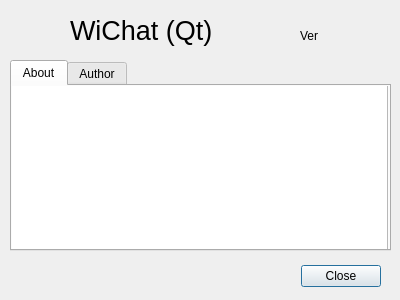
<?xml version="1.0" encoding="UTF-8"?>
<ui version="4.0">
 <class>AboutWindow</class>
 <widget class="QDialog" name="AboutWindow">
  <property name="geometry">
   <rect>
    <x>0</x>
    <y>0</y>
    <width>400</width>
    <height>300</height>
   </rect>
  </property>
  <property name="windowTitle">
   <string>About Wichat</string>
  </property>
  <widget class="QDialogButtonBox" name="buttonBox">
   <property name="geometry">
    <rect>
     <x>20</x>
     <y>260</y>
     <width>361</width>
     <height>32</height>
    </rect>
   </property>
   <property name="orientation">
    <enum>Qt::Horizontal</enum>
   </property>
   <property name="standardButtons">
    <set>QDialogButtonBox::Close</set>
   </property>
  </widget>
  <widget class="QLabel" name="labelIcon">
   <property name="geometry">
    <rect>
     <x>10</x>
     <y>10</y>
     <width>50</width>
     <height>50</height>
    </rect>
   </property>
   <property name="pixmap">
    <pixmap resource="icon.qrc">:/Icons/Wichat.png</pixmap>
   </property>
   <property name="scaledContents">
    <bool>true</bool>
   </property>
  </widget>
  <widget class="QLabel" name="labelTitle">
   <property name="geometry">
    <rect>
     <x>70</x>
     <y>10</y>
     <width>231</width>
     <height>41</height>
    </rect>
   </property>
   <property name="text">
    <string>&lt;html&gt;&lt;head/&gt;&lt;body&gt;&lt;p&gt;&lt;span style=&quot; font-size:20pt;&quot;&gt;WiChat (Qt)&lt;/span&gt;&lt;/p&gt;&lt;/body&gt;&lt;/html&gt;</string>
   </property>
  </widget>
  <widget class="QTabWidget" name="tabWidget">
   <property name="geometry">
    <rect>
     <x>10</x>
     <y>60</y>
     <width>381</width>
     <height>191</height>
    </rect>
   </property>
   <property name="currentIndex">
    <number>0</number>
   </property>
   <widget class="QWidget" name="tab">
    <attribute name="title">
     <string>About</string>
    </attribute>
    <widget class="QTextBrowser" name="textAbout">
     <property name="geometry">
      <rect>
       <x>-5</x>
       <y>-5</y>
       <width>381</width>
       <height>171</height>
      </rect>
     </property>
    </widget>
   </widget>
   <widget class="QWidget" name="tab_2">
    <attribute name="title">
     <string>Author</string>
    </attribute>
    <widget class="QLabel" name="labelContact">
     <property name="geometry">
      <rect>
       <x>10</x>
       <y>0</y>
       <width>351</width>
       <height>161</height>
      </rect>
     </property>
     <property name="text">
      <string>Info...</string>
     </property>
     <property name="textFormat">
      <enum>Qt::RichText</enum>
     </property>
     <property name="wordWrap">
      <bool>true</bool>
     </property>
     <property name="openExternalLinks">
      <bool>true</bool>
     </property>
     <property name="textInteractionFlags">
      <set>Qt::LinksAccessibleByKeyboard|Qt::LinksAccessibleByMouse|Qt::TextBrowserInteraction|Qt::TextSelectableByKeyboard|Qt::TextSelectableByMouse</set>
     </property>
    </widget>
   </widget>
  </widget>
  <widget class="QLabel" name="labelVersion">
   <property name="geometry">
    <rect>
     <x>300</x>
     <y>20</y>
     <width>91</width>
     <height>31</height>
    </rect>
   </property>
   <property name="text">
    <string>Ver</string>
   </property>
  </widget>
 </widget>
 <resources>
  <include location="icon.qrc"/>
 </resources>
 <connections>
  <connection>
   <sender>buttonBox</sender>
   <signal>accepted()</signal>
   <receiver>AboutWindow</receiver>
   <slot>accept()</slot>
   <hints>
    <hint type="sourcelabel">
     <x>248</x>
     <y>254</y>
    </hint>
    <hint type="destinationlabel">
     <x>157</x>
     <y>274</y>
    </hint>
   </hints>
  </connection>
  <connection>
   <sender>buttonBox</sender>
   <signal>rejected()</signal>
   <receiver>AboutWindow</receiver>
   <slot>reject()</slot>
   <hints>
    <hint type="sourcelabel">
     <x>316</x>
     <y>260</y>
    </hint>
    <hint type="destinationlabel">
     <x>286</x>
     <y>274</y>
    </hint>
   </hints>
  </connection>
 </connections>
</ui>
